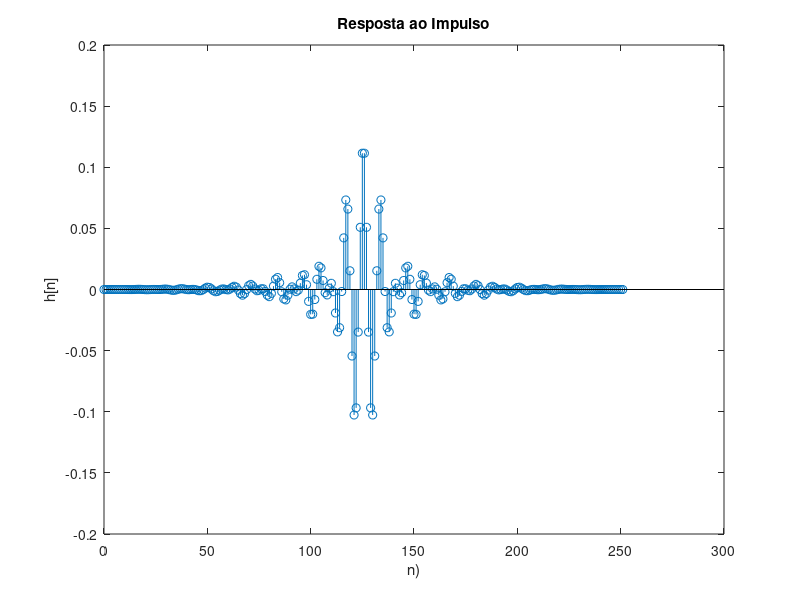
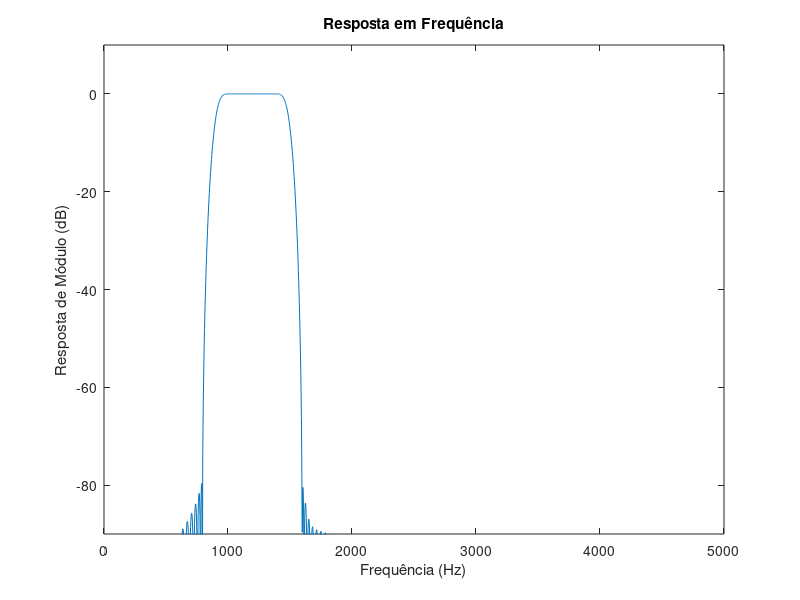

Reproduce these figures in MATLAB, in order.
pkg load signal

clear all; close all; clc;

% Definição dos parâmetros do filtro
Ap = 1;
Ar = 80;
Omega_p1 = 1000;
Omega_r1 = 800;
Omega_r2 = 1600;
Omega_p2 = 1400;
Omega_s = 10000;
delta_p = (10^(0.05*Ap) - 1)/(10^(0.05*Ap) + 1);
delta_r = 10^(-0.05*Ar);
F = [Omega_r1 Omega_p1 Omega_p2 Omega_r2];
A = [0 1 0];
ripples = [delta_r delta_p delta_r];
[M,Wn,beta,FILTYPE] = kaiserord(F,A,ripples,Omega_s);

kaiser_win = kaiser(M+1,beta);
h = fir1(M,Wn,FILTYPE,kaiser_win,'noscale');

% Resposta ao impulso
figure(1)
stem(0:M,h)
ylabel('h[n]');
xlabel('n)');
title('Resposta ao Impulso');

% Resposta a frequência
[H,w]=freqz(h,1,2048,Omega_s);
figure(2)
plot(w,20*log10(abs(H)))
axis([0 Omega_s/2 -90 10])
ylabel('Resposta de Módulo (dB)');
xlabel('Frequência (Hz)');
title('Resposta em Frequência');
